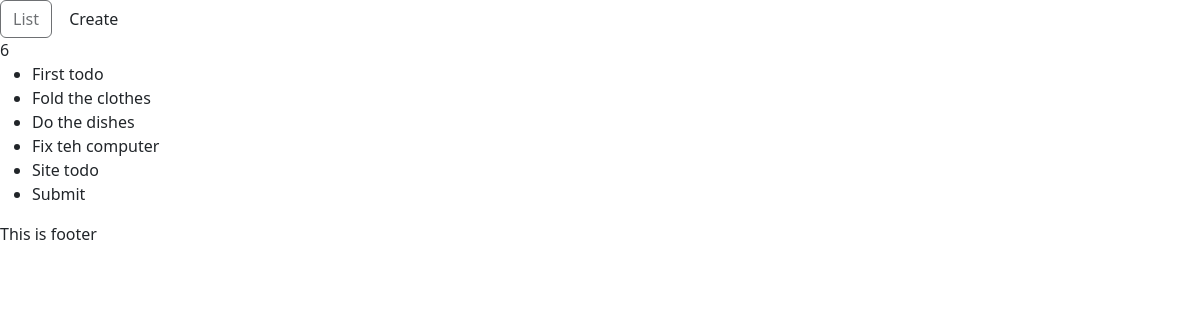
The page / on the database its author committed.
### templates_advanced/todos/models.py (models this page shows, shortened)
class Todo(models.Model):
	text = models.CharField(
		max_length=30,
	)
	is_done = models.BooleanField(
		default=False,
	)

### templates_advanced/todos/views.py (the view)
# urls.py: path('', list_todos, name='list todos'),
def list_todos(request):
	context = {
		'todos': Todo.objects.all(),
		'page_name': 'list_todos',
	}
	return render(request, 'todos/list_todos.html', context)

### templates_advanced/todos/templatetags/capitalize_filter.py (called while the page is built)
@register.filter()
def capitalize(value: str, capitalize_chars_count=1):
	return value[:capitalize_chars_count].upper() + value[capitalize_chars_count:].lower()

### templates_advanced/todos/templatetags/todos.py (called while the page is built)
@register.simple_tag()
def todos_count():
	return Todo.objects.all().count()

### templates/todos/list_todos.html (shortened to what this page needs)
{% extends 'shared/base.html' %}
{% load capitalize_filter %}
{% load todos %}
{% block content %}
	{% todos_count %}
<ul>
	{% for todo in todos %}
		<li>{{ todo.text|capitalize }}</li>
	{% endfor %}
</ul>
{% endblock %}

### rows shown on the page
Todo: text "First todo"
Todo: text "Fold the clothes"
Todo: text "Do the dishes"
Todo: text "Fix teh computer"
Todo: text "Site todo"
Todo: text "Submit"
